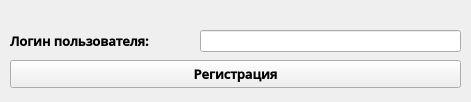
<?xml version="1.0" encoding="UTF-8"?>
<ui version="4.0">
 <class>Form</class>
 <widget class="QWidget" name="Form">
  <property name="geometry">
   <rect>
    <x>0</x>
    <y>0</y>
    <width>471</width>
    <height>102</height>
   </rect>
  </property>
  <property name="windowTitle">
   <string>Form</string>
  </property>
  <widget class="QLabel" name="label">
   <property name="geometry">
    <rect>
     <x>10</x>
     <y>30</y>
     <width>191</width>
     <height>21</height>
    </rect>
   </property>
   <property name="font">
    <font>
     <family>Open Sans SemiBold</family>
     <pointsize>10</pointsize>
     <weight>75</weight>
     <bold>true</bold>
    </font>
   </property>
   <property name="text">
    <string>Логин пользователя: </string>
   </property>
  </widget>
  <widget class="QLineEdit" name="userLogin">
   <property name="geometry">
    <rect>
     <x>200</x>
     <y>30</y>
     <width>261</width>
     <height>22</height>
    </rect>
   </property>
  </widget>
  <widget class="QPushButton" name="deleteUser">
   <property name="geometry">
    <rect>
     <x>10</x>
     <y>60</y>
     <width>451</width>
     <height>28</height>
    </rect>
   </property>
   <property name="font">
    <font>
     <family>Open Sans SemiBold</family>
     <pointsize>10</pointsize>
     <weight>75</weight>
     <bold>true</bold>
    </font>
   </property>
   <property name="text">
    <string>Регистрация</string>
   </property>
  </widget>
 </widget>
 <resources/>
 <connections/>
</ui>
